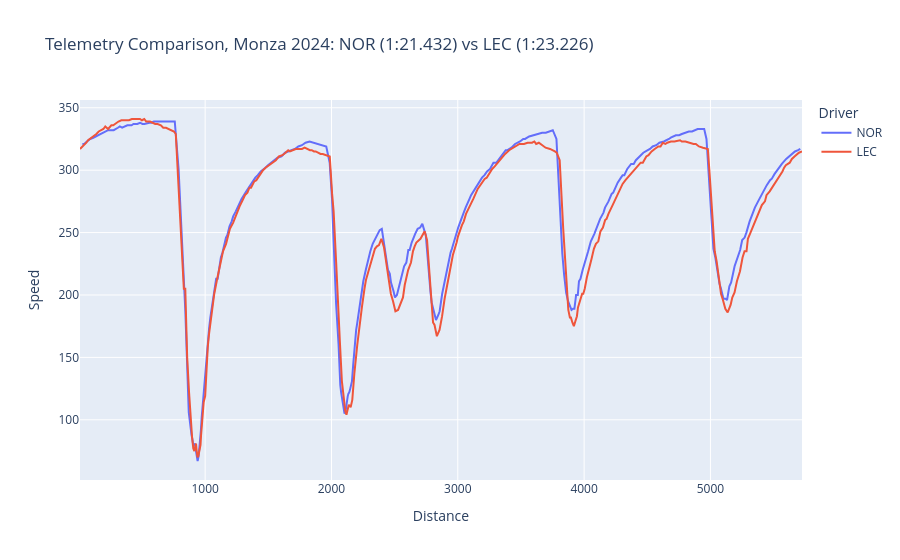

The code cell stored with this chart in its notebook:
### Code cell
import pandas as pd
import plotly.express as px

def format_laptime(lap_time):
    total = lap_time.total_seconds()
    minutes = int(total // 60)
    seconds = total - minutes * 60
    return f"{minutes}:{seconds:06.3f}"

drivers = ["NOR", "LEC"]
frames = []
labels = []

for code in drivers:
    lap = session.laps.pick_drivers(code).pick_fastest()
    telemetry = lap.get_car_data().add_distance()
    telemetry["Driver"] = code
    frames.append(telemetry)
    labels.append(f"{code} ({format_laptime(lap['LapTime'])})")

combined = pd.concat(frames)

fig = px.line(combined, x="Distance", y="Speed", color="Driver", title=f"Telemetry Comparison, Monza 2024: " + " vs ".join(labels))
fig.show()

### Figure 1 — Plotly figure (JSON) as saved in the notebook; plotly's stock layout.template omitted (floating-point values rounded to 4 significant figures; data arrays with more than 128 entries replaced by an {"elided": "..."} marker saying what was removed)
{"data": [{"hovertemplate": "Driver=NOR<br>Distance=%{x}<br>Speed=%{y}<extra></extra>", "legendgroup": "NOR", "line": {"color": "#636efa", "dash": "solid"}, "marker": {"symbol": "circle"}, "mode": "lines", "name": "NOR", "orientation": "v", "showlegend": true, "type": "scatter", "x": {"elided": "307 float values"}, "xaxis": "x", "y": {"elided": "307 float values"}, "yaxis": "y"}, {"hovertemplate": "Driver=LEC<br>Distance=%{x}<br>Speed=%{y}<extra></extra>", "legendgroup": "LEC", "line": {"color": "#EF553B", "dash": "solid"}, "marker": {"symbol": "circle"}, "mode": "lines", "name": "LEC", "orientation": "v", "showlegend": true, "type": "scatter", "x": {"elided": "305 float values"}, "xaxis": "x", "y": {"elided": "305 float values"}, "yaxis": "y"}], "layout": {"legend": {"title": {"text": "Driver"}, "tracegroupgap": 0}, "title": {"text": "Telemetry Comparison, Monza 2024: NOR (1:21.432) vs LEC (1:23.226)"}, "xaxis": {"anchor": "y", "domain": [0, 1], "title": {"text": "Distance"}}, "yaxis": {"anchor": "x", "domain": [0, 1], "title": {"text": "Speed"}}}}
